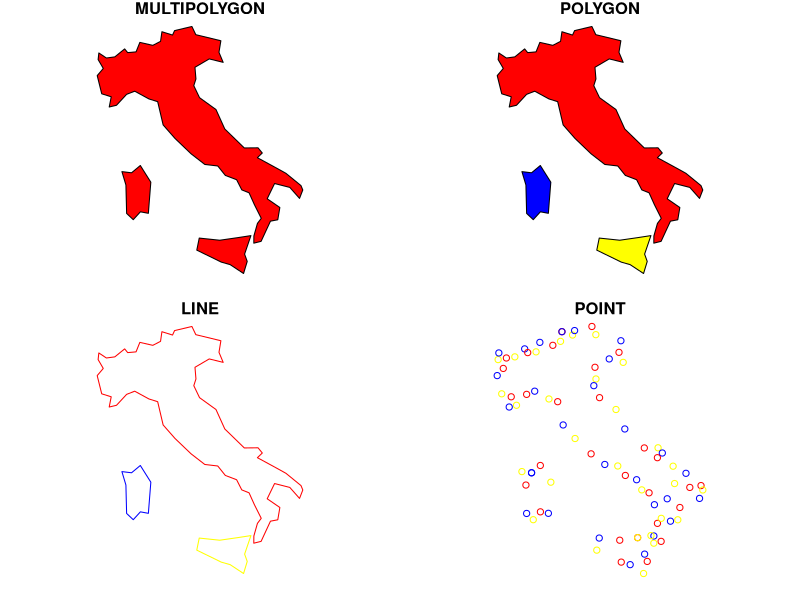
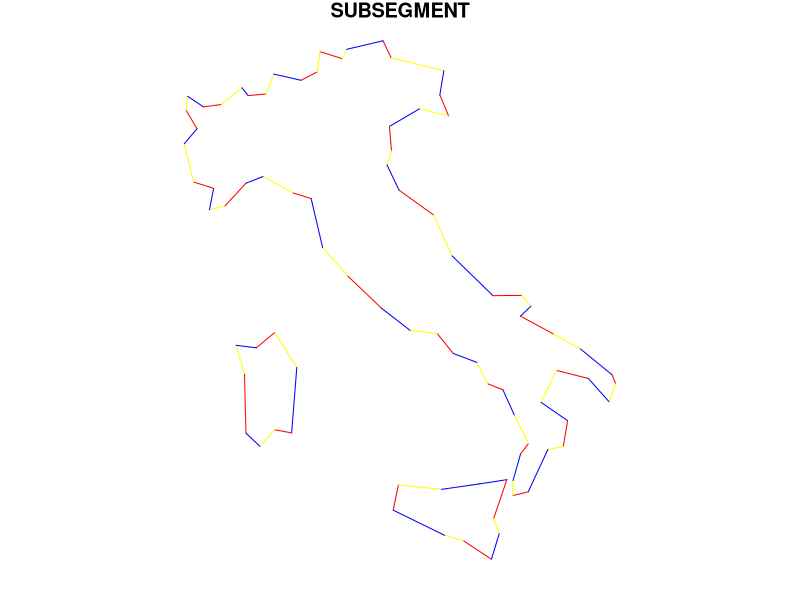
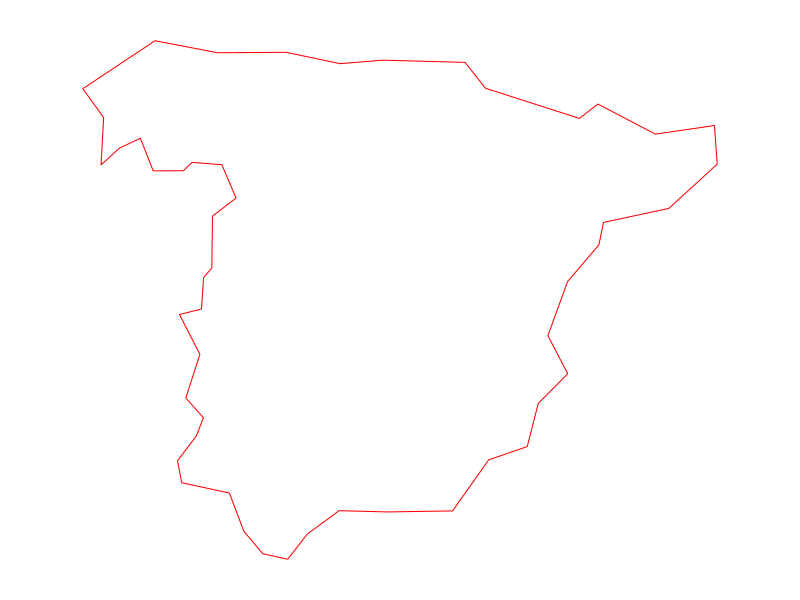
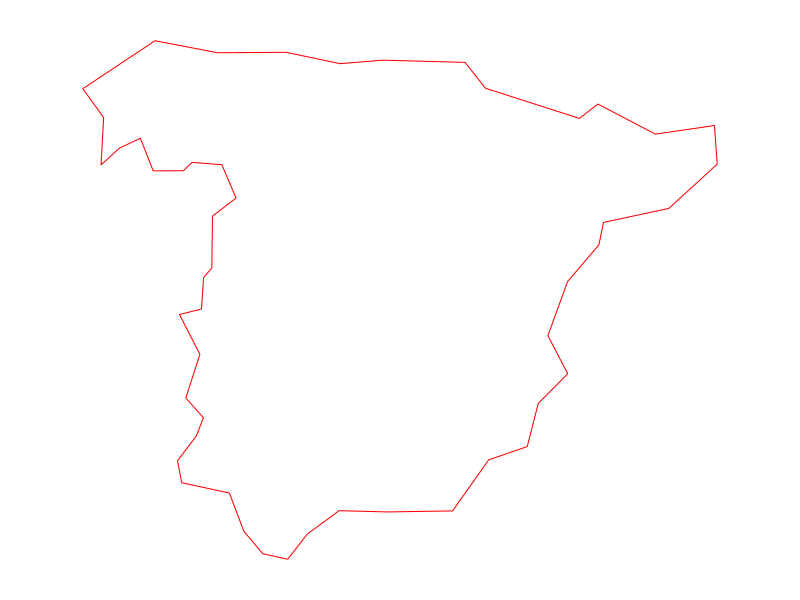
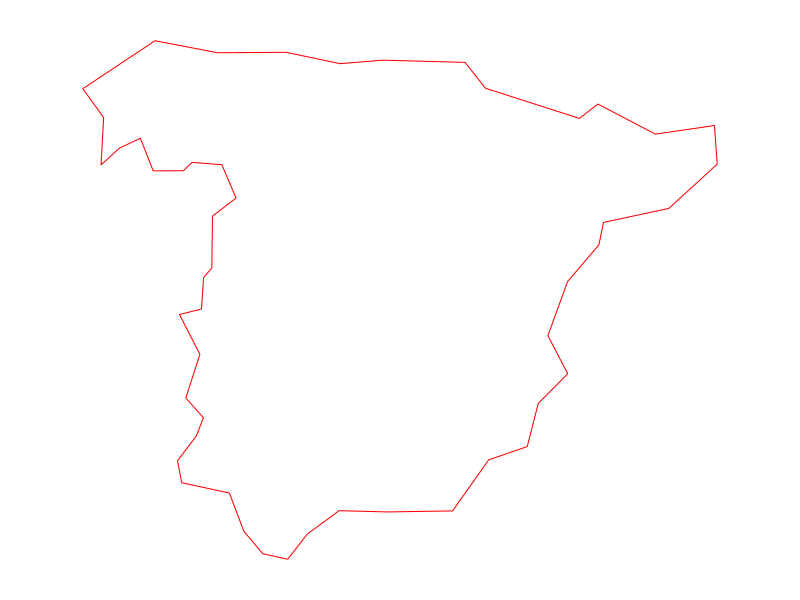

Here is the R script that generated these plots, in order: (Note: this script raises an error after producing the figures.)
rm(list = ls())
library(sf)
library(rnaturalearth)
library(dplyr)

italy = ne_countries(country = "italy", returnclass = "sf")
st_geometry(italy)
italy_pol=italy %>% st_cast("POLYGON")
italy_lin=italy_pol %>% st_cast("LINESTRING")
italy_pt=italy_lin %>% st_cast("POINT")
par(mfrow=c(2,2),mar=c(1,1,1,1))
plot(st_geometry(italy),col=c("red","yellow","blue"), main="MULTIPOLYGON")
plot(st_geometry(italy_pol),col=c("red","yellow","blue"), main="POLYGON")
plot(st_geometry(italy_lin),col=c("red","yellow","blue"), main="LINE")
plot(st_geometry(italy_pt),col=c("red","yellow","blue"), main="POINT")

par(mfrow=c(1,1))
stdh_cast_subtring = function(x, to = "MULTILINESTRING") {
  ggg = st_geometry(x)
  
  if (!unique(st_geometry_type(ggg)) %in% c("POLYGON", "LINESTRING")) {
    stop("Input should be  LINESTRING or POLYGON")
  }
  for (k in 1:length(st_geometry(ggg))) {
    sub = ggg[k]
    geom = lapply(1:(length(st_coordinates(sub)[, 1]) - 1),
                  function(i)
                    rbind(
                      as.numeric(st_coordinates(sub)[i, 1:2]),
                      as.numeric(st_coordinates(sub)[i + 1, 1:2])
                    )) %>%
      st_multilinestring() %>%
      st_sfc()
    
    if (k == 1) {
      endgeom = geom
    }
    else {
      endgeom = rbind(endgeom, geom)
    }
  }
  endgeom = endgeom %>% st_sfc(crs = st_crs(x))
  if (class(x)[1] == "sf") {
    endgeom = st_set_geometry(x, endgeom)
  }
  
  if (to == "LINESTRING") {
    endgeom = endgeom %>% st_cast("LINESTRING")
  }
  return(endgeom)
}
italy_sub=stdh_cast_subtring(italy_lin,"LINESTRING")
plot(st_geometry(italy_sub),col=c("red","yellow","blue"), main="SUBSEGMENT")




test = ne_countries(country = "spain", returnclass = "sf") %>%
  st_cast("POLYGON") %>% st_cast("LINESTRING")
plot(st_geometry(test), col = c("red", "yellow", "blue"))

geom = lapply(1:(length(st_coordinates(test)[, 1]) - 1),
              function(i)
                rbind(
                  as.numeric(st_coordinates(test)[i, 1:2]),
                  as.numeric(st_coordinates(test)[i + 1, 1:2])
                )) %>%
  st_multilinestring() %>%
  st_sfc()
as.character(st_geometry_type(geom))



test$area = as.integer(st_area(test)) / 1000
test = test %>% arrange((area)) %>% top_n(1)
plot(st_geometry(test), col = c("red", "yellow", "blue"))
test_lines = test %>% st_cast("LINESTRING")
plot(st_geometry(test_lines), col = c("red", "yellow", "blue"))

breaklin = st_multilinestring(lapply(1:(length(
  st_coordinates(test_lines)[, 1]
) - 1),
function(x)
  rbind(
    as.numeric(st_coordinates(test_lines)[x, 1:2]),
    as.numeric(st_coordinates(test_lines)[x + 1, 1:2])
  ))) %>%
  st_sfc(crs = st_crs(test_lines)) %>%
  st_cast("LINESTRING")

f2 = function(input) {
  a =
    lapply(1:(length(st_coordinates(input)[, 1]) - 1),
           function(x)
             rbind(
               as.numeric(st_coordinates(input)[x, 1:2]),
               as.numeric(st_coordinates(input)[x + 1, 1:2])
             )) %>%
    st_multilinestring() %>%
    st_sfc(crs = st_crs(input))
  
  return(a)
}
sl = f2(test_lines)
sl2 = f2(test_lines)
st_geometry(test)
p = st_linestring(list(list(sl),
                       list(sl2)))


plot(p)
p2 = st_sf(a1 = 1, p)

cc = sl %>% st_cast("LINESTRING")
plot(sl, col = c("red", "yellow", "blue"))
plot(cc, col = c("red", "yellow", "blue"))

# aa

rm(list = ls())
x = testsh
stdh_cast_subtring = function(x, to = "MULTILINESTRING") {
  ggg = st_geometry(x)
  
  if (!unique(st_geometry_type(ggg)) %in% c("POLYGON", "LINESTRING")) {
    stop("Input should be  LINESTRING or POLYGON")
  }
  for (k in 1:length(st_geometry(ggg))) {
    sub = ggg[k]
    geom = lapply(1:(length(st_coordinates(sub)[, 1]) - 1),
                  function(i)
                    rbind(
                      as.numeric(st_coordinates(sub)[i, 1:2]),
                      as.numeric(st_coordinates(sub)[i + 1, 1:2])
                    )) %>%
      st_multilinestring() %>%
      st_sfc()
    
    if (k == 1) {
      endgeom = geom
    }
    else {
      endgeom = rbind(endgeom, geom)
    }
  }
  endgeom = endgeom %>% st_sfc(crs = st_crs(x))
  if (class(x)[1] == "sf") {
    endgeom = st_set_geometry(x, endgeom)
  }
  
  if (to == "LINESTRING") {
    endgeom = endgeom %>% st_cast("LINESTRING")
  }
  return(endgeom)
}


test_europe100=ne_countries(continent = "europe",returnclass = "sf") %>% 
  st_cast("POLYGON")
test_europe50=ne_countries(50,continent = "europe",returnclass = "sf") %>% 
  st_cast("POLYGON")
test_world50=ne_countries(50,returnclass = "sf") %>% 
  st_cast("POLYGON")

init=Sys.time()
t1=stdh_cast_subtring(test_europe100)
end=Sys.time()
end-init

init=Sys.time()
t2=stdh_cast_subtring(test_europe50)
end=Sys.time()
end-init

init=Sys.time()
t3=stdh_cast_subtring(test_europe50)
end=Sys.time()
end-init
